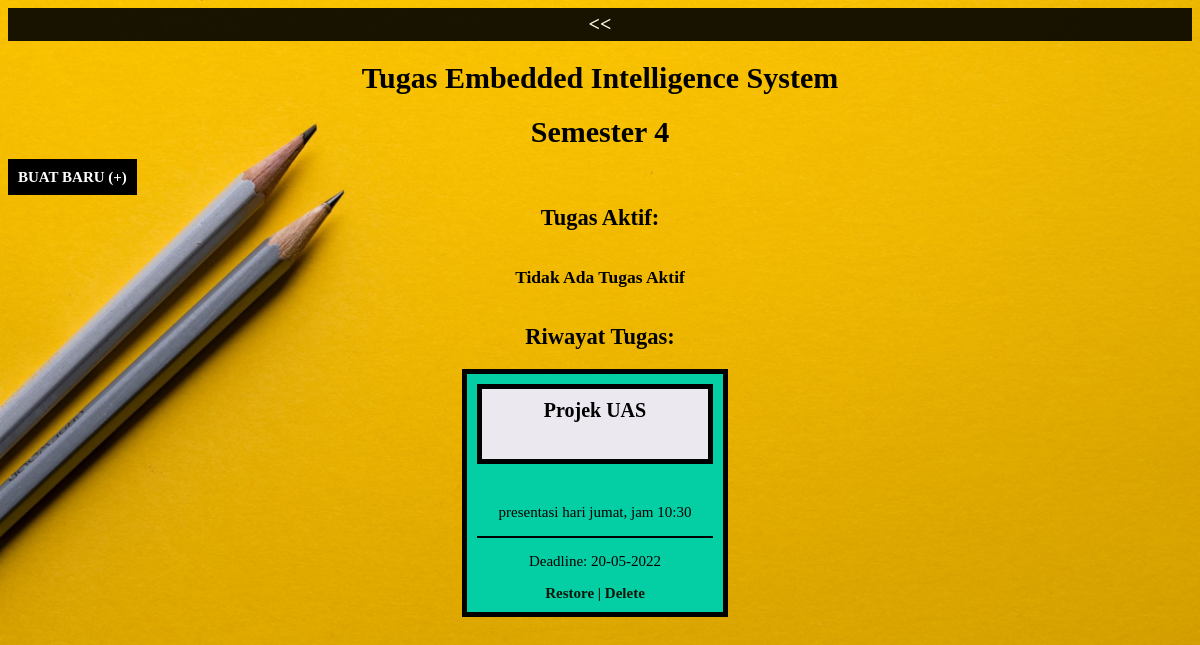
Screenshot of /hlm_tugas.php?id_semester=17&id_matkul=13 with the database file from the repository.
### tables this page shows
CREATE TABLE `mata_kuliah` (
  `id_matkul` int(11) NOT NULL,
  `id_semester` int(11) NOT NULL,
  `nama_matkul` varchar(100) NOT NULL
);

CREATE TABLE `semester` (
  `id_semester` int(11) NOT NULL,
  `semester` int(1) NOT NULL
);

CREATE TABLE `tugas` (
  `id_tugas` int(11) NOT NULL,
  `id_semester` int(11) NOT NULL,
  `id_matkul` int(11) NOT NULL,
  `nama_tugas` varchar(50) NOT NULL,
  `deskripsi_tugas` varchar(3000) NOT NULL,
  `deadline` date NOT NULL,
  `status` enum('Belum Selesai','Selesai') NOT NULL
);

### tampil/tampil_tugas.php (called while the page is built)
<?php
	include "koneksi.php";
	$id_semester = $_GET['id_semester'];
	$id_matkul = $_GET['id_matkul'];
	$query = "SELECT * FROM tugas WHERE id_semester = $id_semester AND id_matkul = $id_matkul AND status = 'Belum Selesai' ORDER BY deadline";
	$tampil_tugas_aktif = mysqli_query($koneksi, $query);
	$query = "SELECT * FROM tugas WHERE id_semester = $id_semester AND id_matkul = $id_matkul AND status = 'Selesai'";
	$tampil_riwayat_tugas = mysqli_query($koneksi, $query);
	$query = "SELECT semester FROM semester WHERE id_semester = $id_semester";
	$query_semester = mysqli_query($koneksi, $query);
	$data_semester = mysqli_fetch_assoc($query_semester);
	$query = "SELECT nama_matkul FROM mata_kuliah WHERE id_matkul = $id_matkul";
	$query_matkul = mysqli_query($koneksi, $query);
	$data_matkul = mysqli_fetch_assoc($query_matkul);
 ?>

### hlm_tugas.php (the view, shortened to what this page needs)
<?php
	include "tampil/tampil_tugas.php";
 ?>
<!DOCTYPE html>
<html>
<head>
	<link rel="stylesheet" type="text/css" href="css/style.css">
</head>
<body>
	<a href="hlm_matkul.php?id_semester=<?php echo $_GET['id_semester'] ?>" class="kembali"><<</a>
	<h1>Tugas <?php echo $data_matkul['nama_matkul'] ?></h1>
	<h1>Semester <?php echo $data_semester['semester'] ?></h1>
	<a href="hlm_tugas.php?id_semester=<?php echo $_GET['id_semester'] ?>
							&id_matkul=<?php echo $_GET['id_matkul'] ?>
							&buat_baru" class="tombol">BUAT BARU (+)</a>
	<h2>Tugas Aktif:</h2>
	<div class="bungkus_kotak">
	<?php if (mysqli_num_rows($tampil_tugas_aktif) > 0): ?>
		<?php while($data = mysqli_fetch_assoc($tampil_tugas_aktif)) { ?>
			<?php $sisa_deadline = sisa_deadline($data['deadline']) ?>
			<?php if ($sisa_deadline <= 2): ?>
				<div class="kotak-merah">
			<?php elseif ($sisa_deadline <= 7): ?>
				<div class="kotak-kuning">
			<?php else: ?>
				<div class="kotak">
			<?php endif ?>
					<p class="judul_kotak"><?php echo $data['nama_tugas'] ?></p>
					<p class="deskripsi_tugas"><?php echo $data['deskripsi_tugas'] ?></p>
					<hr>
					<p>Deadline: <?php echo date("d-m-Y", strtotime($data['deadline'])) ?></p>
					<p>Sisa deadline : <?php echo $sisa_deadline ?> hari</p>
					<a href="hlm_tugas.php?id_semester=<?php echo $_GET['id_semester'] ?>&id_matkul=<?php echo $_GET['id_matkul'] ?>&id_tugas=<?php echo $data['id_tugas'] ?>&buat_baru">Edit | </a>
					<a href="hapus/hapus_tugas.php?id_tugas=<?php echo $data['id_tugas'] ?>&id_matkul=<?php echo $_GET['id_matkul'] ?>&id_semester=<?php echo $_GET['id_semester'] ?>" onclick="return confirm('Yakin ingin menghapus data ini?');">Delete | </a>
					<a href="edit/selesai_tugas.php?id_tugas=<?php echo $data['id_tugas'] ?>&id_matkul=<?php echo $_GET['id_matkul'] ?>&id_semester=<?php echo $_GET['id_semester'] ?>">Selesai</a>
				</div>
		<?php } ?>
	<?php else: ?>
		<h3>Tidak Ada Tugas Aktif</h3>
	<?php endif ?>
	</div>
	<h2>Riwayat Tugas:</h2>
	<div class="bungkus_kotak">
	<?php if (mysqli_num_rows($tampil_riwayat_tugas) > 0): ?>
		<?php while($data = mysqli_fetch_assoc($tampil_riwayat_tugas)) { ?>
			<div class="kotak">
				<p class="judul_kotak" style="word-wrap: break-word;"><?php echo $data['nama_tugas'] ?></p>
				<p class="deskripsi_tugas"><?php echo $data['deskripsi_tugas'] ?></p>
				<hr>
				<p>Deadline: <?php echo date("d-m-Y", strtotime($data['deadline'])) ?></p>
				<a href="edit/restore_tugas.php?id_tugas=<?php echo $data['id_tugas'] ?>&id_matkul=<?php echo $_GET['id_matkul'] ?>&id_semester=<?php echo $_GET['id_semester'] ?>">Restore | </a>
				<a href="hapus/hapus_tugas.php?id_tugas=<?php echo $data['id_tugas'] ?>&id_matkul=<?php echo $_GET['id_matkul'] ?>&id_semester=<?php echo $_GET['id_semester'] ?>" onclick="return confirm('Yakin ingin menghapus data ini?');">Delete</a>
			</div>
		<?php } ?>
	<?php else: ?>
		<h3>Riwayat Tugas Masih Kosong</h3>
	<?php endif ?>
	</div>
</body>
</html>

### css/style.css (style rules this page uses)
body { background-image: url('../gambar/joanna-kosinska-1_CMoFsPfso-unsplash.jpg'); background-size: cover; font-family: verdana; font-size: 15px; }
hr { border: 1px solid black; }
h1, h2, h3 { text-align: center; }
.bungkus_kotak { display: flex; flex-flow: row wrap; justify-content: center; }
.kotak { width: 20%; background-color: #03CEA4; border: 5px solid black; margin-right: 10px; margin-bottom: 15px; padding: 10px; text-align: center; min-height: 150px; }
.judul_kotak { position: relative; bottom: 20px; border: 5px solid black; padding: 10px; background-color: #191716; font-size: 20px; font-weight: bold; text-decoration: none; min-height: 50px; color: white; }
.kotak>.judul_kotak { background-color: #ECE8EF; }
.kotak>a { font-weight: bold; text-decoration: none; color: #0D160B; }
.kotak p { word-wrap: break-word; }
.kotak>p { color: black; }
.deskripsi_tugas { white-space:pre-wrap; word-wrap: break-word; }
.tombol { background-color: black; color: white; padding: 10px; font-size: 15px; font-weight: bold; text-decoration: none; }
.kembali { background-color: black; color: white; font-weight: bold; font-size: 20px; display: block; text-align: center; padding: 5px; text-decoration: none; opacity: 90%; }

### rows the page displays
mata_kuliah: nama_matkul "Embedded Intelligence System"
semester: semester "4"
tugas: nama_tugas "Projek UAS", deskripsi_tugas "presentasi hari jumat, jam 10:30", deadline "20-05-2022"
